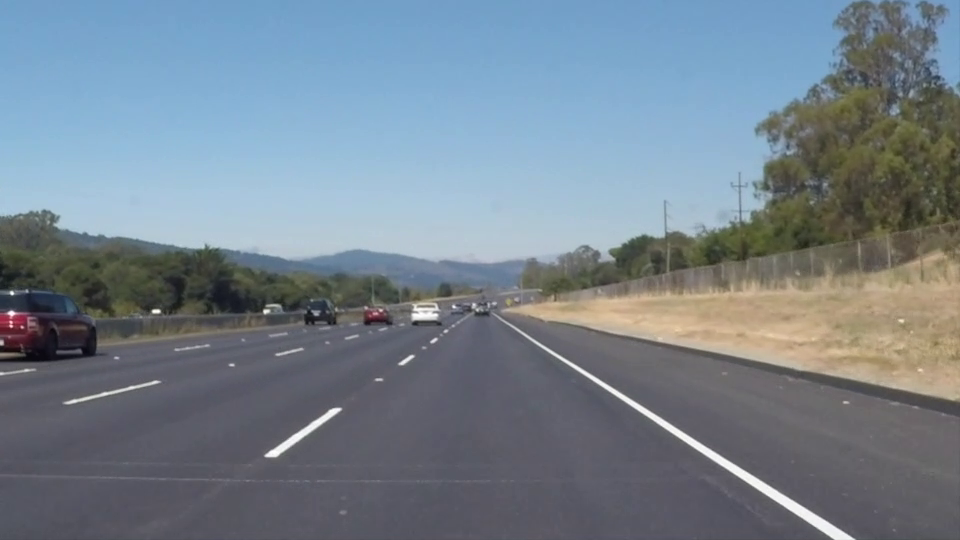
#> input picture frame 22 of imagenes/video_carretera.mp4, 960 x 540 px
$ python pipeline_base.py
#> lines starting #> are read from the running program, lines starting #| are printed output that depends on the picture; after the words box and inside, x2 and y2 are one past the last pixel; in counts of white or black regions, pixels touching at a corner belong together
import cv2
import numpy as np
import matplotlib.pyplot as plt
import os
import sys
# ================================================================
# RUTAS
# ================================================================
VIDEO_PATH = os.path.join("imagenes", "video_carretera.mp4")
OUTPUT_VIDEO_PATH = "resultado_video.avi"
DIAGRAMA_PATH = "pipeline_steps.png"
# ================================================================
# 1. CARGA DE VIDEO
# ================================================================
def open_video(path):
    cap = cv2.VideoCapture(path)
    if not cap.isOpened():
        raise FileNotFoundError(f"No se pudo abrir el video: {path}")
    return cap
# ================================================================
# 2. ESCALA DE GRISES
# ================================================================
def to_grayscale(image):
    gray = cv2.cvtColor(image, cv2.COLOR_BGR2GRAY)
    return gray
# ================================================================
# 3. FILTRO GAUSSIANO (Suavizado)
# ================================================================
def gaussian_blur(gray, kernel_size=(9, 9)):
    blurred = cv2.GaussianBlur(gray, kernel_size, sigmaX=0)
    return blurred
# ================================================================
# 4. DETECTOR DE BORDES CANNY
# ================================================================
def canny_edge_detection(blurred, low_threshold, high_threshold):
    edges = cv2.Canny(blurred, low_threshold, high_threshold)
    return edges
# ================================================================
# 5. REGIÓN DE INTERÉS (ROI) — MÁSCARA TRAPEZOIDAL
# ================================================================
def region_of_interest(image, image_shape):
    height, width = image_shape[0], image_shape[1]
    bottom_left  = (int(0.15 * width), int(0.85 * height))
    bottom_right = (int(0.85 * width), int(0.85 * height))
    top_left     = (int(0.425 * width), int(0.55 * height))
    top_right    = (int(0.575 * width), int(0.55 * height))
    vertices = np.array([[bottom_left, top_left, top_right, bottom_right]],
                        dtype=np.int32)
    mask = np.zeros((height, width), dtype=np.uint8)
    cv2.fillPoly(mask, vertices, 255)
    masked_image = cv2.bitwise_and(image, image, mask=mask)
    return masked_image, vertices, mask
# ================================================================
# 6. TRANSFORMADA DE HOUGH (ESTÁNDAR)
# ================================================================
def hough_lines(masked_edges, rho=1, theta=np.pi / 180, threshold=100):
    lines = cv2.HoughLines(masked_edges,
                            rho=rho,
                            theta=theta,
                            threshold=threshold)
    return lines
# ================================================================
# 7. DIBUJAR LÍNEAS SOBRE LA IMAGEN ORIGINAL
# ================================================================
def draw_lines(image, lines, roi_mask, color=(0, 255, 0), thickness=4):
    result = image.copy()
    if lines is not None and len(lines) > 0:
        line_canvas = np.zeros_like(image)
        for line in lines:
            rho, theta = line[0]
            angle_deg = abs(np.degrees(theta))
            if angle_deg < 20 or angle_deg > 160:
                continue
            if abs(angle_deg - 90) < 10:
                continue
            a = np.cos(theta)
            b = np.sin(theta)
            x0 = a * rho
            y0 = b * rho
            x1 = int(x0 + 2000 * (-b))
            y1 = int(y0 + 2000 * (a))
            x2 = int(x0 - 2000 * (-b))
            y2 = int(y0 - 2000 * (a))
            cv2.line(line_canvas, (x1, y1), (x2, y2), color, thickness)
        roi_mask_3ch = cv2.cvtColor(roi_mask, cv2.COLOR_GRAY2BGR)
        line_canvas = cv2.bitwise_and(line_canvas, roi_mask_3ch)
        cv2.add(result, line_canvas, result)
    return result
# ================================================================
# 8. PIPELINE PARA UN SOLO FRAME
# ================================================================
def process_frame(frame):
    roi_frame, roi_vertices, roi_mask = region_of_interest(frame, frame.shape)
    gray = to_grayscale(roi_frame)
    blurred = gaussian_blur(gray, kernel_size=(9, 9))
    edges = canny_edge_detection(blurred, low_threshold=150, high_threshold=300)
    lines = hough_lines(edges,
                        rho=1,
                        theta=np.pi / 180,
                        threshold=100)
    result = draw_lines(frame, lines, roi_mask, color=(0, 255, 0), thickness=4)
    cv2.polylines(result, roi_vertices, isClosed=True, color=(0, 0, 255), thickness=2)
    debug_images = {
        "roi_frame": roi_frame,
        "grayscale": gray,
        "gaussian": blurred,
        "canny": edges,
        "roi_mask": roi_mask,
        "roi_vertices": roi_vertices,
    }
    return result, debug_images
# ================================================================
# 9. MOSTRAR DIAGRAMA DEL PIPELINE (primer frame con matplotlib)
# ================================================================
def show_pipeline_diagram(frame, debug_images):
    fig, axes = plt.subplots(2, 3, figsize=(18, 10))
    fig.suptitle("Pipeline Base de Detección de Carriles",
                 fontsize=16, fontweight='bold')
    frame_rgb = cv2.cvtColor(frame, cv2.COLOR_BGR2RGB)
    titles = [
        "1. Imagen Original",
        "2. ROI sobre original",
        "3. Escala de Grises",
        "4. Gaussiano (9×9)",
        "5. Canny (150 / 300)",
        "6. Resultado (Hough)"
    ]
    images = [
        frame_rgb,
        cv2.cvtColor(debug_images["roi_frame"], cv2.COLOR_BGR2RGB),
        debug_images["grayscale"],
        debug_images["gaussian"],
        debug_images["canny"],
        cv2.cvtColor(debug_images.get("result_bgr", frame), cv2.COLOR_BGR2RGB)
    ]
    cmaps = [None, None, 'gray', 'gray', 'gray', None]
    for ax, img, title, cmap in zip(axes.flat, images, titles, cmaps):
        ax.imshow(img, cmap=cmap)
        ax.set_title(title, fontsize=12)
        ax.axis('off')
    plt.tight_layout()
    plt.savefig(DIAGRAMA_PATH, dpi=150, bbox_inches='tight')
    plt.show()
    print(f"Diagrama del pipeline guardado en '{DIAGRAMA_PATH}'")
# ================================================================
# 10. PROCESAR VIDEO COMPLETO
# ================================================================
def process_video(video_path, show_preview=True, save_video=True):
#> called with video_path = 'imagenes/video_carretera.mp4', show_preview = True, save_video = True
    cap = open_video(video_path)
    fps = cap.get(cv2.CAP_PROP_FPS)
    width = int(cap.get(cv2.CAP_PROP_FRAME_WIDTH))
    height = int(cap.get(cv2.CAP_PROP_FRAME_HEIGHT))
    total_frames = int(cap.get(cv2.CAP_PROP_FRAME_COUNT))
    print(f"=== Video: {video_path} ===")
    print(f"  Resolución  : {width}×{height}")
    print(f"  FPS         : {fps}")
    print(f"  Total frames: {total_frames}")
    print()
    writer = None
    if save_video:
        fourcc = cv2.VideoWriter_fourcc(*'XVID')
        writer = cv2.VideoWriter(OUTPUT_VIDEO_PATH, fourcc, fps, (width, height))
        print(f"Guardando resultado en '{OUTPUT_VIDEO_PATH}'")
        print()
    frame_count = 0
    first_frame_processed = False
    while True:
        ret, frame = cap.read()
#> frame is the input picture: shape (540, 960, 3); mean B, G, R 141.9, 130.7, 117.7
        if not ret:
            break
        frame_count += 1
        result, debug_images = process_frame(frame)
#> in region_of_interest, `cv2.fillPoly(mask, vertices, 255)`:
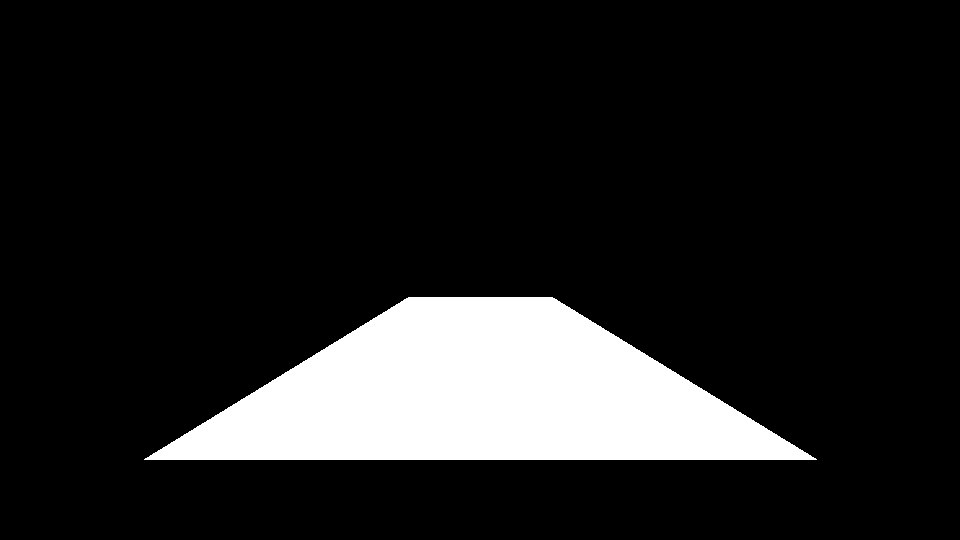
#> mask: shape (540, 960); 12.9% white; 1 white region, box (x1, y1, x2, y2) and area: (144, 297, 817, 460) 66769
#> in region_of_interest, `masked_image = cv2.bitwise_and(image, image, mask=mask)`:
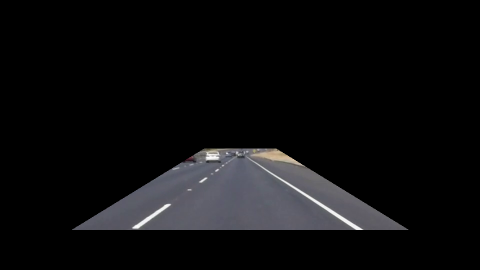
#> masked_image: shape (540, 960, 3) (shown at 1/2 size); mean B, G, R 14.3, 13.1, 13.2
#> in process_frame, `roi_frame, roi_vertices, roi_mask = region_of_interest(frame, frame.sh..`: roi_vertices = [[144, 459], [408, 297], [552, 297], [816, 459]]
#> in canny_edge_detection, `edges = cv2.Canny(blurred, low_threshold, high_threshold)`:
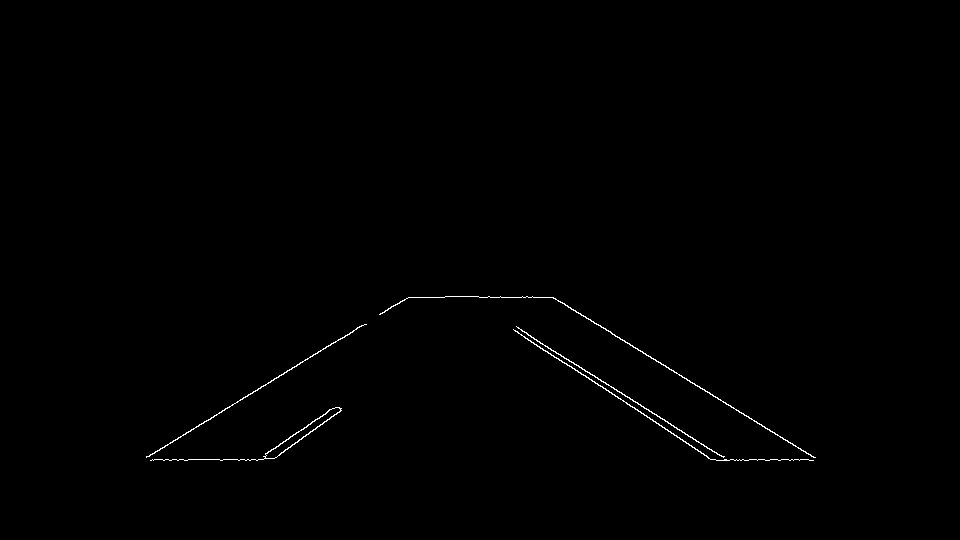
#> edges: shape (540, 960); 0.4% white in thin lines or dots, all inside (x1, y1, x2, y2) = (146, 296, 816, 461)
#> in hough_lines, `lines = cv2.HoughLines(masked_edges, rho=rho, theta=theta, threshold=t..`: lines = [[4, 2.13], [-3, 2.15], [466, 1.03], [-42, 2.13], [459, 1.57], [-29, 2.11], [-9, 2.15], [-16, 2.16], [297, 1.57]]
#> the loop in draw_lines, `for line in lines:` made 9 passes
#> (rho, theta, angle_deg, a, b, x0, y0, x1) on passes 1, 2, 3, 4, 6, 7, 8: (4, 2.13, 122, -0.53, 0.848, -2.12, 3.39, -1698), (-3, 2.15, 123, -0.545, 0.839, 1.63, -2.52, -1675), (466, 1.03, 59, 0.515, 0.857, 240, 399.4, -1474), (-42, 2.13, 122, -0.53, 0.848, 22.26, -35.62, -1673), (-29, 2.11, 121, -0.515, 0.857, 14.94, -24.86, -1699), (-9, 2.15, 123, -0.545, 0.839, 4.9, -7.55, -1672), (-16, 2.16, 124, -0.559, 0.829, 8.95, -13.26, -1649)
#> after the loop in draw_lines, `for line in lines:`:
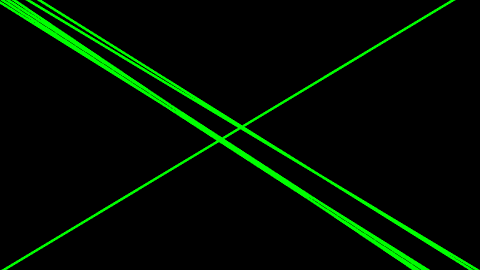
#> line_canvas: shape (540, 960, 3) (shown at 1/2 size); mean of channels 0, 1, 2 0, 13.9, 0; drawn as B, G, R
#> in process_frame, `cv2.polylines(result, roi_vertices, isClosed=True, color=(0, 0, 255), ..`:
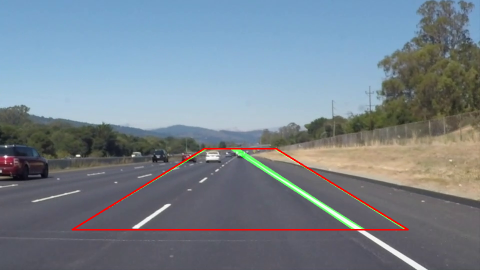
#> result: shape (540, 960, 3) (shown at 1/2 size); mean B, G, R 141, 130.7, 119
#> debug_images = 6 items
        debug_images["result_bgr"] = result
        if not first_frame_processed:
            print("Generando diagrama del pipeline con el primer frame...")
            show_pipeline_diagram(frame, debug_images)
#> the loop in show_pipeline_diagram, `for ax, img, title, cmap in zip(axes.flat, images, titles, cmaps):` made 6 passes
#> (title, cmap) on passes 1 to 6: ('1. Imagen Original', None), ('2. ROI sobre original', None), ('3. Escala de Grises', 'gray'), ('4. Gaussiano (9×9)', 'gray'), ('5. Canny (150 / 300)', 'gray'), ('6. Resultado (Hough)', None)
#> in show_pipeline_diagram, `plt.savefig(DIAGRAMA_PATH, dpi=150, bbox_inches='tight')`:
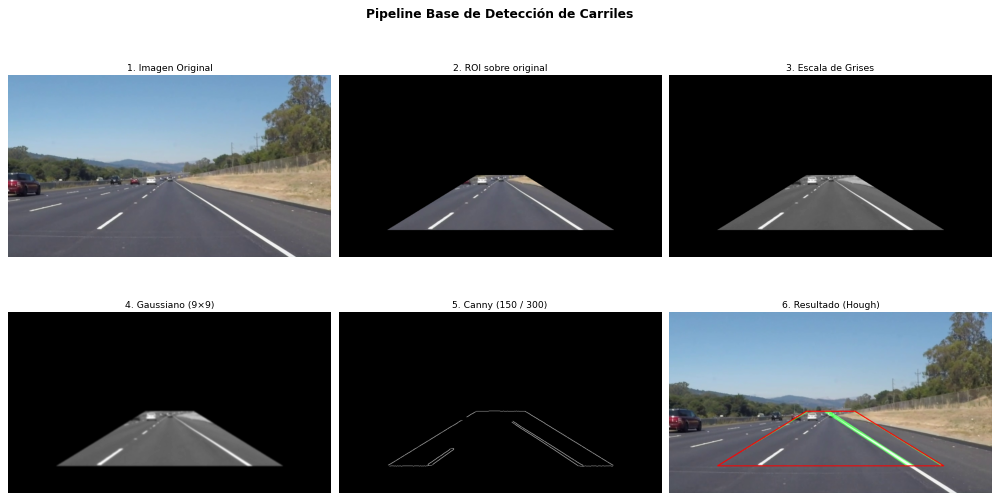
#> figure drawn by matplotlib, 6 panels
            first_frame_processed = True
            print()
        if writer is not None:
            writer.write(result)
        if show_preview:
            cv2.imshow("Pipeline Base - Detección de Carriles", result)
            if cv2.waitKey(1) & 0xFF == ord('q'):
#> (key q is pressed here)
                print(f"Interrumpido por el usuario en el frame {frame_count}")
                break
        if frame_count % 50 == 0 or frame_count == 1:
            print(f"  Procesado frame {frame_count}/{total_frames}")
    cap.release()
    if writer is not None:
        writer.release()
    cv2.destroyAllWindows()
    print()
    print(f"=== Procesamiento completado: {frame_count} frames ===")
    if save_video:
        print(f"Video guardado en: {OUTPUT_VIDEO_PATH}")
# ================================================================
# EJECUCIÓN PRINCIPAL
# ================================================================
if __name__ == "__main__":
    print("=" * 60)
    print("  PIPELINE BASE: Detección de Carriles")
    print("  Flujo: Imagen -> Gris -> Gaussiano -> Canny -> ROI -> Hough")
    print("=" * 60)
    print()
    if not os.path.exists(VIDEO_PATH):
        print(f"ERROR: No se encontró el video en '{VIDEO_PATH}'")
        print("Asegúrate de que la carpeta 'imagenes/' contiene 'video_carretera.mp4'")
        sys.exit(1)
    else:
        process_video(
            video_path=VIDEO_PATH,
            show_preview=True,
            save_video=True
        )

$ run again, starting later in the video
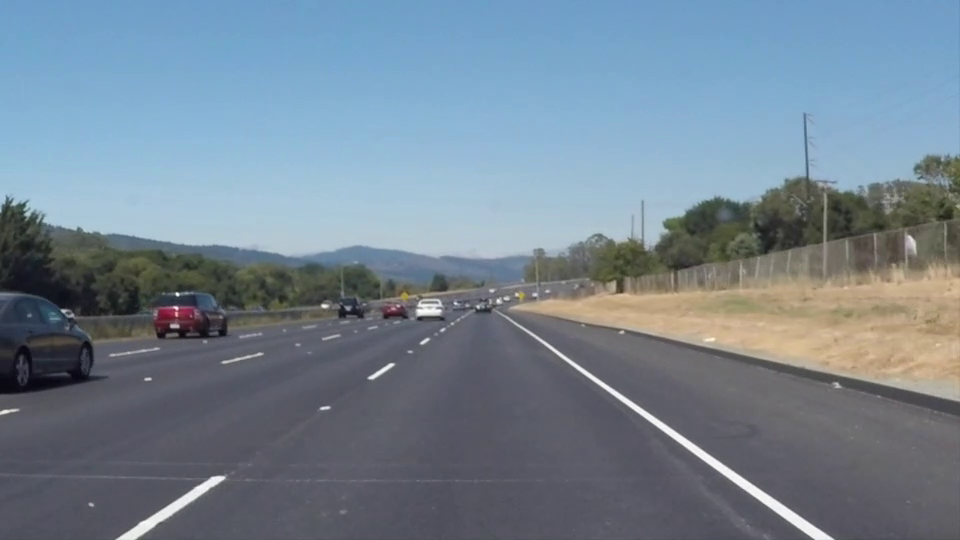
#> input picture frame 99 of imagenes/video_carretera.mp4, 960 x 540 px
#> in process_video, frame is the input picture: shape (540, 960, 3); mean B, G, R 146, 132.3, 116.7
#> mask: shape (540, 960); 12.9% white; 1 white region, box (x1, y1, x2, y2) and area: (144, 297, 817, 460) 66769
#> roi_vertices = [[144, 459], [408, 297], [552, 297], [816, 459]]
#> in canny_edge_detection, `edges = cv2.Canny(blurred, low_threshold, high_threshold)`:
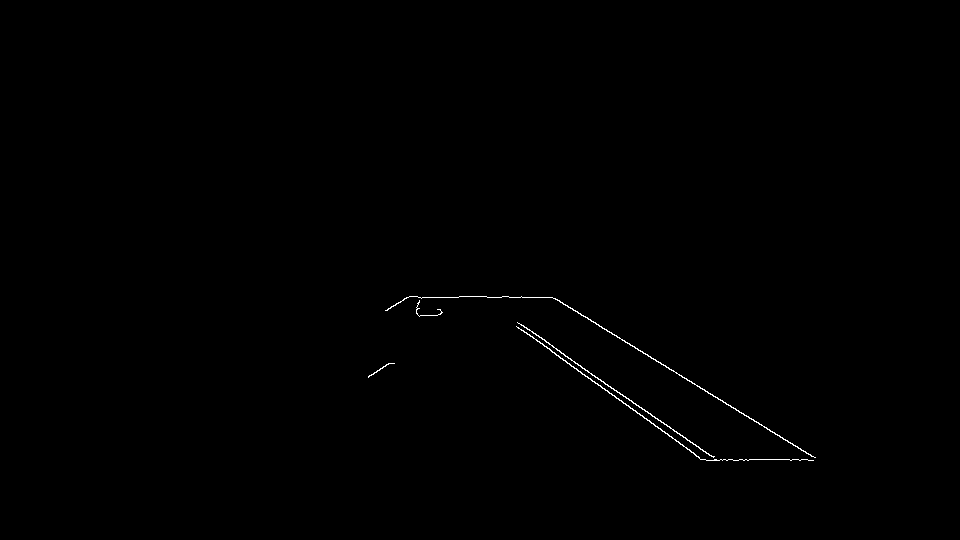
#> edges: shape (540, 960); 0.28% white in thin lines or dots, all inside (x1, y1, x2, y2) = (368, 296, 816, 461)
#> in hough_lines, `lines = cv2.HoughLines(masked_edges, rho=rho, theta=theta, threshold=t..`: lines = [[-41, 2.2], [-34, 2.18], [-42, 2.13], [-29, 2.11], [-28, 2.18], [-20, 2.16], [297, 1.57]]
#> the loop in draw_lines, `for line in lines:` made 7 passes
#> (rho, theta, angle_deg, a, b, x0, y0, x1) on passes 1 to 6: (-41, 2.2, 126, -0.588, 0.809, 24.1, -33.17, -1593), (-34, 2.18, 125, -0.574, 0.819, 19.5, -27.85, -1618), (-42, 2.13, 122, -0.53, 0.848, 22.26, -35.62, -1673), (-29, 2.11, 121, -0.515, 0.857, 14.94, -24.86, -1699), (-28, 2.18, 125, -0.574, 0.819, 16.06, -22.94, -1622), (-20, 2.16, 124, -0.559, 0.829, 11.18, -16.58, -1646)
#> in process_frame, `cv2.polylines(result, roi_vertices, isClosed=True, color=(0, 0, 255), ..`:
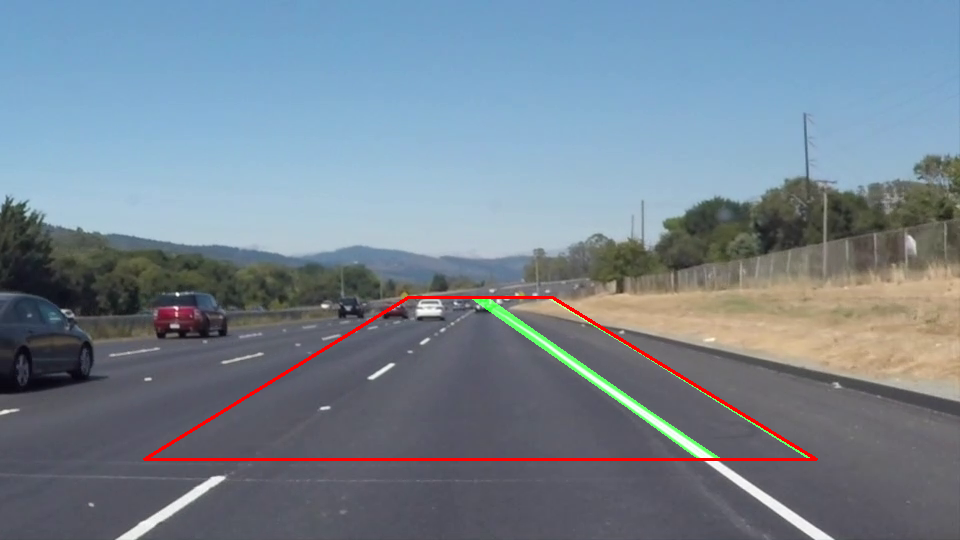
#> result: shape (540, 960, 3); mean B, G, R 145, 132.2, 118.1
#> debug_images = 6 items
#> the loop in show_pipeline_diagram, `for ax, img, title, cmap in zip(axes.flat, images, titles, cmaps):` made 6 passes
#> (title, cmap) on passes 1 to 6: ('1. Imagen Original', None), ('2. ROI sobre original', None), ('3. Escala de Grises', 'gray'), ('4. Gaussiano (9×9)', 'gray'), ('5. Canny (150 / 300)', 'gray'), ('6. Resultado (Hough)', None)
